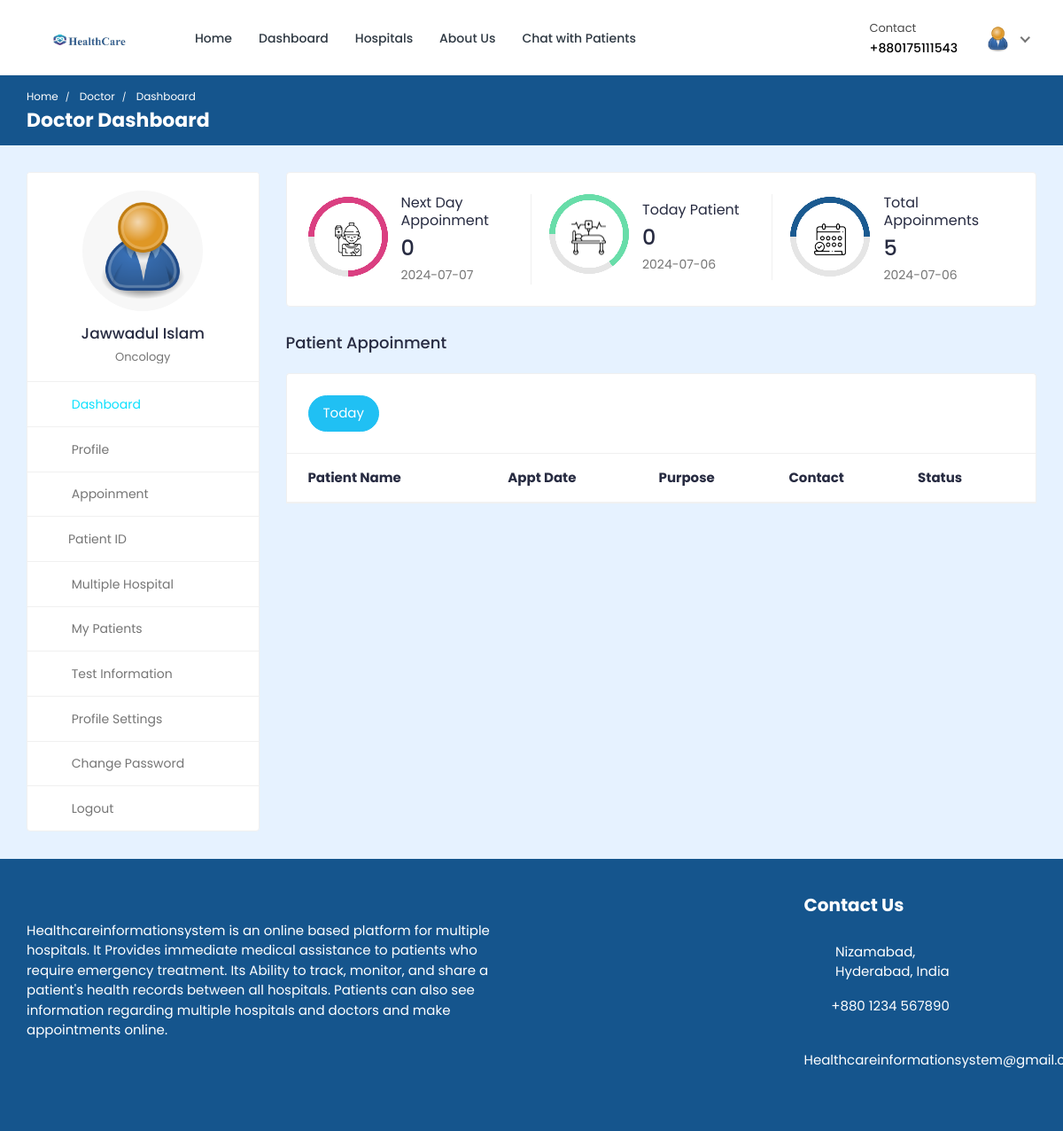
Page /doctor/doctor-dashboard/ (signed in) on the committed database.
### doctor/models.py (models this page shows, shortened)
class Doctor_Information(models.Model):
    DOCTOR_TYPE = (
        ('Cardiologists', 'Cardiologists'),
        ('Neurologists', 'Neurologists'),
        ('Pediatricians', 'Pediatricians'),
        ('Physiatrists', 'Physiatrists'),
        ('Dermatologists', 'Dermatologists'),
    )
    doctor_id = models.AutoField(primary_key=True)
    user = models.OneToOneField(User, on_delete=models.CASCADE, null=True, blank=True, related_name='profile')
    name = models.CharField(max_length=200, null=True, blank=True)
    username = models.CharField(max_length=200, null=True, blank=True)
    gender = models.CharField(max_length=200, null=True, blank=True)
    description = models.TextField(max_length=1000, null=True, blank=True)
    department = models.CharField(max_length=200, choices=DOCTOR_TYPE, null=True, blank=True)
    department_name = models.ForeignKey(hospital_department, on_delete=models.SET_NULL, null=True, blank=True)
    specialization = models.ForeignKey(specialization, on_delete=models.SET_NULL, null=True, blank=True)
    featured_image = models.ImageField(upload_to='doctors/', default='doctors/user-default.png', null=True, blank=True)
    certificate_image = models.ImageField(upload_to='doctors_certificate/', default='doctors_certificate/default.png', null=True, blank=True)
    email = models.EmailField(max_length=200, null=True, blank=True)
    phone_number = models.CharField(max_length=200, null=True, blank=True)
    nid = models.CharField(max_length=200, null=True, blank=True)
    visiting_hour = models.CharField(max_length=200, null=True, blank=True)
    consultation_fee = models.IntegerField(null=True, blank=True)
    report_fee = models.IntegerField(null=True, blank=True)
    dob = models.CharField(max_length=200, null=True, blank=True)
    institute = models.CharField(max_length=200, null=True, blank=True)
    degree = models.CharField(max_length=200, null=True, blank=True)
    completion_year = models.CharField(max_length=200, null=True, blank=True)
    work_place = models.CharField(max_length=200, null=True, blank=True)
    designation = models.CharField(max_length=200, null=True, blank=True)
    start_year = models.CharField(max_length=200, null=True, blank=True)
    end_year = models.CharField(max_length=200, null=True, blank=True)
    register_status =  models.CharField(max_length=200, null=True, blank=True)
    hospital_name = models.ForeignKey(Hospital_Information, on_delete=models.SET_NULL, null=True, blank=True)

### hospital_admin/models.py (models this page shows, shortened)
class specialization(models.Model):
    specialization_id = models.AutoField(primary_key=True)
    specialization_name = models.CharField(max_length=200, null=True, blank=True)
    hospital = models.ForeignKey(Hospital_Information, on_delete=models.CASCADE, null=True, blank=True)

### doctor/views.py (the view)
# urls.py: path('doctor-dashboard/',views.doctor_dashboard, name='doctor-dashboard'),
@csrf_exempt
@login_required(login_url="doctor-login")
@cache_control(no_cache=True, must_revalidate=True, no_store=True)
def doctor_dashboard(request):
        if request.user.is_authenticated:
            if request.user.is_doctor:
                doctor = Doctor_Information.objects.get(user=request.user)
                current_date = datetime.date.today()
                current_date_str = str(current_date)
                today_appointments = Appointment.objects.filter(date=current_date_str).filter(doctor=doctor).filter(appointment_status='confirmed')
                next_date = current_date + datetime.timedelta(days=1) # next days date
                next_date_str = str(next_date)
                next_days_appointment = Appointment.objects.filter(date=next_date_str).filter(doctor=doctor).filter(Q(appointment_status='pending') | Q(appointment_status='confirmed')).count()
                today_patient_count = Appointment.objects.filter(date=current_date_str).filter(doctor=doctor).annotate(count=Count('patient'))
                total_appointments_count = Appointment.objects.filter(doctor=doctor).annotate(count=Count('id'))
            else:
                return redirect('doctor-logout')
            context = {'doctor': doctor, 'today_appointments': today_appointments, 'today_patient_count': today_patient_count, 'total_appointments_count': total_appointments_count, 'next_days_appointment': next_days_appointment, 'current_date': current_date_str, 'next_date': next_date_str}
            return render(request, 'doctor-dashboard.html', context)
        else:
            return redirect('doctor-login')

### templates/doctor-dashboard.html (shortened to what this page needs)
{% load static %}
<!DOCTYPE html>
<html lang="en">
  <head>
    <link
      rel="stylesheet"
      href="{% static 'HealthStack-System/css/Normal/bootstrap.min.css' %}"
    />
    <link
      rel="stylesheet"
      href="{% static 'HealthStack-System/plugins/Normal/fontawesome/css/fontawesome.min.css' %}"
    />
    <link
      rel="stylesheet"
      href="{% static 'HealthStack-System/plugins/Normal/fontawesome/css/all.min.css' %}"
    />
    <link
      rel="stylesheet"
      href="{% static 'HealthStack-System/css/Normal/style.css' %}"
    />
  </head>
  <body>
  {% if user.is_authenticated %}
    <div class="main-wrapper">
      <header class="header">{% include 'doctor-navbar.html' %}</header>
      <div class="breadcrumb-bar">
        <div class="container-fluid">
          <div class="row align-items-center">
            <div class="col-md-12 col-12">
              <nav aria-label="breadcrumb" class="page-breadcrumb">
                <ol class="breadcrumb">
                  <li class="breadcrumb-item">
                    <a href="{% url 'hospital_home'%}">Home</a>
                  </li>
                  <li class="breadcrumb-item active" aria-current="page">
                    Doctor
                  </li>
                  <li class="breadcrumb-item active" aria-current="page">
                    Dashboard
                  </li>
                </ol>
              </nav>
              <h2 class="breadcrumb-title">Doctor Dashboard</h2>{% include 'message.html' %}
            </div>
          </div>
        </div>
      </div>
      <div class="content">
        <div class="container-fluid">
          <div class="row">
            <div class="col-md-5 col-lg-4 col-xl-3 theiaStickySidebar">
              <div>{% include 'doctor-sidebar.html' %}</div>
            </div>
            <div class="col-md-7 col-lg-8 col-xl-9">
              <div class="row">
                <div class="col-md-12">
                  <div class="card dash-card">
                    <div class="card-body">
                      <div class="row">
                        <div class="col-md-12 col-lg-4">
                          <div class="dash-widget dct-border-rht">
                            <div class="circle-bar circle-bar1">
                              <div class="circle-graph1" data-percent="75">
                                <img
                                  src="{% static 'HealthStack-System/images/Normal/icon-01.png' %}"
                                  class="img-fluid"
                                  alt="patient"
                                />
                              </div>
                            </div>
                            <div class="dash-widget-info">
                              <h6>Next Day Appoinment</h6>
                              <h3>{{next_days_appointment}}</h3>
                              <p class="text-muted">{{next_date}}</p>
                            </div>
                          </div>
                        </div>
                        <div class="col-md-12 col-lg-4">
                          <div class="dash-widget dct-border-rht">
                            <div class="circle-bar circle-bar2">
                              <div class="circle-graph2" data-percent="65">
                                <img
                                  src="{% static 'HealthStack-System/images/Normal/icon-02.png' %}"
                                  class="img-fluid"
                                  alt="Patient"
                                />
                              </div>
                            </div>
                            <div class="dash-widget-info">
                              <h6>Today Patient</h6>
                              <h3>{{today_patient_count.count}}</h3>
                              <p class="text-muted">{{current_date}}</p>
                            </div>
                          </div>
                        </div>
                        <div class="col-md-12 col-lg-4">
                          <div class="dash-widget">
                            <div class="circle-bar circle-bar3">
                              <div class="circle-graph3" data-percent="50">
                                <img
                                  src="{% static 'HealthStack-System/images/Normal/icon-03.png' %}"
                                  class="img-fluid"
                                  alt="Patient"
                                />
                              </div>
                            </div>
                            <div class="dash-widget-info">
                              <h6>Total Appoinments</h6>
                              <h3>{{total_appointments_count.count}}</h3>
                              <p class="text-muted">{{current_date}}</p>
                            </div>
                          </div>
                        </div>
                      </div>
                    </div>
                  </div>
                </div>
              </div>
              <div class="row">
                <div class="col-md-12">
                  <h4 class="mb-4">Patient Appoinment</h4>
                  <div class="appointment-tab">
                    <ul class="nav nav-tabs nav-tabs-solid nav-tabs-rounded">
                      <li class="nav-item">
                        <a
                          class="nav-link active"
                          href="#today-appointments"
                          data-toggle="tab"
                          >Today</a
                        >
                      </li>
                    </ul>
                      <div class="tab-pane" id="today-appointments">
                        <div class="card card-table mb-0">
                          <div class="card-body">
                            <div class="table-responsive">
                              <table
                                class="table table-hover table-center mb-0"
                              >
                                <thead>
                                  <tr>
                                    <th>Patient Name</th>
                                    <th>Appt Date</th>
                                    <th>Purpose</th>
                                    <th>Contact</th>
                                    <th>Status</th>
                                  </tr>
                                </thead>
                              </table>
                            </div>
                          </div>
                        </div>
                      </div>
                    </div>
                  </div>
                </div>
              </div>
            </div>
          </div>
        </div>
      </div>
      {% include 'footer.html' %}
  {% else %}
  <p> You are not logged in </p>
  {% endif %}
  </body>
</html>

### templates/doctor-navbar.html (shortened to what this page needs)
{% load static %}
<nav class="navbar navbar-expand-lg header-nav">
  <div class="navbar-header">
    <a href="{% url 'hospital_home'%}" class="navbar-brand logo">
      <img
        src="{% static 'HealthStack-System/images/Normal/logo.jpg' %}"
        class="img-fluid"
        alt="Logo"
      />
    </a>
  </div>
  <div class="main-menu-wrapper">
    <ul class="main-nav">
      <li>
        <a href="{% url 'hospital_home'%}">Home</a>
      </li>
      <li>
        <a href="{% url 'doctor-dashboard'%}">Dashboard</a>
      </li>
      <li><a href="{% url 'multiple-hospital' %}" style="text-decoration: none;">Hospitals</a></li>
      <li>
        <a href="{% url 'about-us'%}">About Us</a>
      </li>
      <li>
        <a href="{% url 'chat-home' pk=user.id %}">Chat with Patients</a>
      </li>
    </ul>
  </div>
  <ul class="nav header-navbar-rht">
    <li class="nav-item contact-item">
      <div class="header-contact-img">
        <i class="far fa-hospital"></i>
      </div>
      <div class="header-contact-detail">
        <p class="contact-header">Contact</p>
        <p class="contact-info-header">+88{{doctor.phone_number}}</p>
      </div>
    </li>
    <li class="nav-item dropdown has-arrow logged-item">
      <a href="#" class="dropdown-toggle nav-link" data-toggle="dropdown">
        <span class="user-img">
          <img
            class="rounded-circle"
            src="{{ doctor.featured_image.url }}"
            width="31"
            alt="Darren Elder"
          />
        </span>
      </a>
    </li>
  </ul>
</nav>

### templates/doctor-sidebar.html (shortened to what this page needs)
{% load static %}
<div class="profile-sidebar">
  <div class="widget-profile pro-widget-content">
    <div class="profile-info-widget">
      <a href="#" class="booking-doc-img">
        <img
          src="{{ doctor.featured_image.url }}"
          alt="User Image"
        />
      </a>
      <div class="profile-det-info">
        <h3>{{ doctor.name }}</h3>
        <div class="patient-details">
          <h5 class="mb-0">{{doctor.specialization.specialization_name}}</h5>
        </div>
      </div>
    </div>
  </div>
  <div class="dashboard-widget">
    <nav class="dashboard-menu sidebar">
      <ul>
        <li class="active">
          <a href="{% url 'doctor-dashboard' %}">
            <i class="fas fa-columns"></i>
            <span>Dashboard</span>
          </a>
        </li>
        <li>
        <a href="{% url 'doctor-profile' pk=doctor.doctor_id %}">
          <i class="fas fa-user"></i>
          <span>Profile</span>
        </a>
      </li>
        <li>
          <a href="{% url 'appointments'%}">
            <i class="fas fa-user-circle"></i>
            <span>Appoinment</span>
          </a>
        </li>
        <li class="nav-item has-submenu">
            <a href="#" class="nav-link"><i class="fas fa-search"></i><span>Patient ID</span></a>
        </li>
        <li>
          <a href="{% url 'multiple-hospital' %}">
            <i class="fas fa-hospital"></i>
            <span>Multiple Hospital</span>
          </a>
      </li>
        <li>
          <a href="{% url 'my-patients' %}">
            <i class="fas fa-user-injured"></i>
            <span>My Patients</span>
          </a>
        </li>
        <li>
          <a href="{% url 'doctor-test-list'%}" target="_blank">
            <i class="fas fa-hourglass-start"></i>
            <span>Test Information</span>
          </a>
        </li>
        <li>
          <a
            href="{% url 'doctor-profile-settings' %}"
          >
            <i class="fas fa-user-cog"></i>
            <span>Profile Settings</span>
          </a>
        </li>
        <li>
          <a href="{% url 'doctor-change-password' pk=user.id%}">
            <i class="fas fa-lock"></i>
            <span>Change Password</span>
          </a>
        </li>
        <li>
          <a href="{% url 'doctor-logout'%}">
            <i class="fas fa-sign-out-alt"></i>
            <span>Logout</span>
          </a>
        </li>
      </ul>
    </nav>
  </div>
</div>

### rows in the picture
Doctor_Information: phone_number "0175111543", featured_image (picture), name "Jawwadul Islam", specialization.specialization_name "Oncology"

### other values in the picture
{{ next_days_appointment }} "0"
{{ next_date }} "2024-07-07"
{{ today_patient_count.count }} "0"
{{ current_date }} "2024-07-06"
{{ total_appointments_count.count }} "5"
